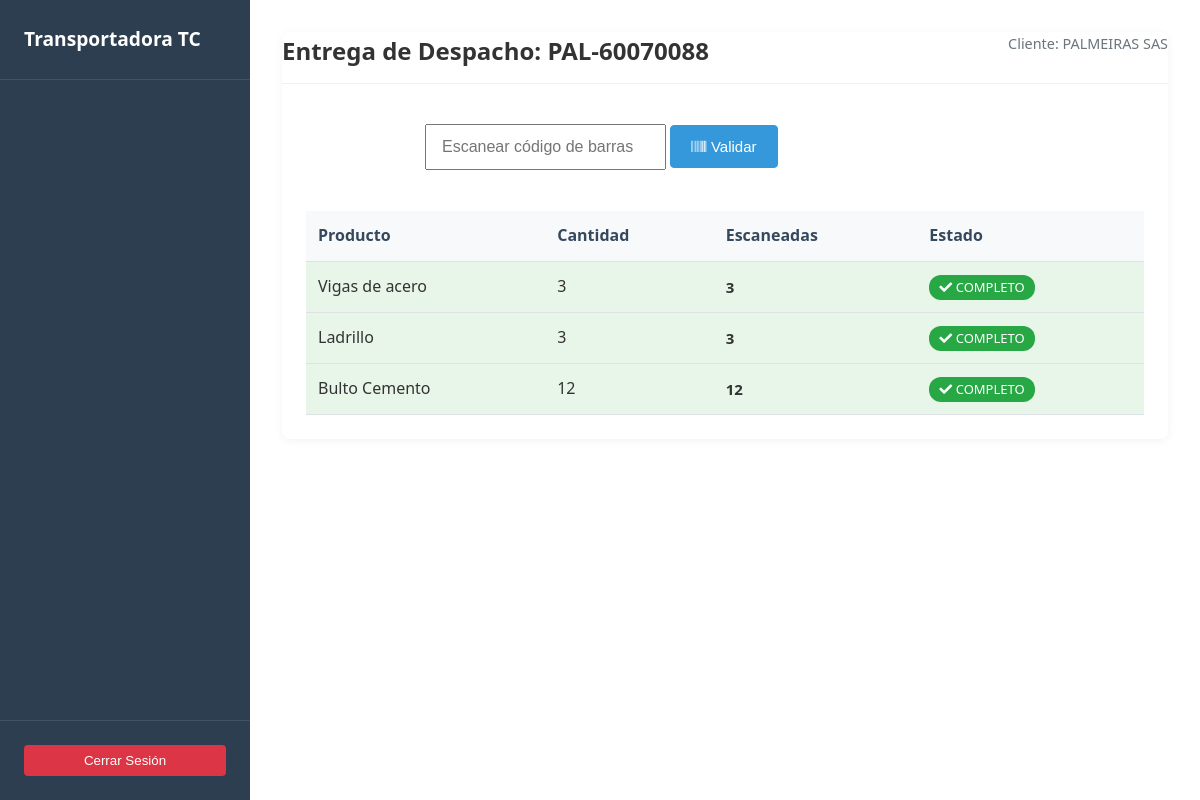
The app's page /despachos/43/realizar-entrega/ with its own data.
### despachos/models.py (models this page shows, shortened)
class Despacho(models.Model):
    ESTADOS = (
        ('BODEGA', 'En bodega'),
        ('RUTA', 'En ruta'),
        ('ENTREGADO', 'Entregado'),
    )
    cliente = models.ForeignKey(Cliente, on_delete=models.CASCADE, related_name='despachos')
    fecha_creacion = models.DateTimeField(auto_now_add=True)
    guia = models.CharField(max_length=20, unique=True, blank=True)
    estado = models.CharField(max_length=20, choices=ESTADOS, default='BODEGA')
    valor_flete = models.DecimalField(max_digits=10, decimal_places=2, blank=True, null=True)
    observaciones = models.TextField(blank=True, null=True)
    placa_camion = models.CharField(max_length=20, default='')
    nombre_conductor = models.CharField(max_length=50, blank=True, null=True, default='')
    escaneo_completado = models.BooleanField(default=False)

class ItemDespacho(models.Model):
    despacho = models.ForeignKey(Despacho, on_delete=models.CASCADE, related_name='items')
    inventario = models.ForeignKey(InventarioCarga, on_delete=models.CASCADE, related_name='items_despacho')
    cantidad = models.PositiveIntegerField()
    valor_unitario = models.DecimalField(max_digits=10, decimal_places=2, blank=True, null=True, default=0)
    escaneado = models.BooleanField(default=False)
    cantidad_escaneada = models.PositiveIntegerField(default=0)

### clientes/models.py (models this page shows, shortened)
class Cliente(models.Model):
    nit = models.CharField(max_length=255, default="", unique=True, blank=False)
    nombre = models.CharField(max_length=255, blank=False)
    email = models.EmailField()
    telefono = models.CharField(max_length=15)
    ciudad = models.CharField(max_length=255)
    direccion = models.CharField(max_length=255)
    proveedores = models.ManyToManyField(Proveedor, related_name="clientes", blank=True)
    fecha_creacion = models.DateTimeField(auto_now_add=True)

### cargas/models.py (models this page shows, shortened)
class InventarioCarga(models.Model):
    carga = models.ForeignKey(Carga, on_delete=models.CASCADE, related_name='inventario')
    producto = models.ForeignKey(Producto, on_delete=models.CASCADE)
    cantidad = models.IntegerField()
    codigo_barras = models.CharField(max_length=100, blank=True, null=True)
    info_legible = models.CharField(max_length=100, blank=True, null=True)
    fecha_generacion_codigo = models.DateTimeField(blank=True, null=True)

class Producto(models.Model):
    nombre = models.CharField(max_length=100)
    descripcion = models.TextField(blank=True, null=True)
    fecha_creacion = models.DateTimeField(auto_now_add=True)

### despachos/views.py (the view)
def realizar_entrega(request, despacho_id):
    despacho = get_object_or_404(Despacho, pk=despacho_id)
    items = despacho.items.all().select_related('inventario__producto')
    context = {
        'despacho': despacho,
        'items': items,
    }
    return render(request, 'despachos/realizar_entrega.html', context)

### main/templatetags/auth_extras.py (called while the page is built)
@register.filter(name='in_group')
def in_group(user, group_name):
    return user.groups.filter(name=group_name).exists()

### despachos/templates/despachos/realizar_entrega.html (shortened to what this page needs)
{% extends 'base.html' %}
{% block content %}
<div class="card">
    <div class="card__header">
        <h2>Entrega de Despacho: {{ despacho.guia }}</h2>
        <p class="text-muted">Cliente: {{ despacho.cliente.nombre }}</p>
    </div>
    <div class="card__body">
        <div class="scanner-container mb-4">
            <div class="input-group">
                <input type="text" id="codigo-barras" class="form-control"
                       placeholder="Escanear código de barras" autofocus>
                <button id="btn-escandear" class="btn btn--primary">
                    <i class="fas fa-barcode"></i> Validar
                </button>
            </div>
        </div>
        <div class="table-responsive">
            <table class="table">
                <thead>
                    <tr>
                        <th>Producto</th>
                        <th>Cantidad</th>
                        <th>Escaneadas</th>
                        <th>Estado</th>
                    </tr>
                </thead>
                <tbody>
                    {% for item in items %}
                    <tr data-item-id="{{ item.id }}" class="{% if item.escaneado %}table-success{% endif %}">
                        <td>{{ item.inventario.producto.nombre }}</td>
                        <td>{{ item.cantidad }}</td>
                        <td class="contador-escaneo" data-item-id="{{ item.id }}">
                            {{ item.cantidad_escaneada }}
                        </td>
                        <td class="estado-escaneo">
                            {% if item.escaneado %}
                                <span class="badge badge-success"><i class="fas fa-check"></i> COMPLETO</span>
                            {% else %}
                                <span class="badge badge-warning"><i class="fas fa-spinner"></i> PENDIENTE</span>
                            {% endif %}
                        </td>
                    </tr>
                    {% endfor %}
                </tbody>
            </table>
        </div>
    </div>
</div>
{% endblock %}

### static/css/styles.css (style rules this page uses)
:root { --primary-color: #2c3e50; --secondary-color: #34495e; --accent-color: #3498db; --success-color: #28a745; --error-color: #dc3545; --warning-color: #ffc107; --info-color: #17a2b8; --text-color: #333; --light-color: #f8f9fa; --dark-color: #343a40; --sidebar-width: 250px; --transition-speed: 0.3s; }
* { margin: 0; padding: 0; box-sizing: border-box; }
body { font-family: 'Segoe UI', Tahoma, Geneva, Verdana, sans-serif; line-height: 1.6; color: var(--text-color); background-color: #f5f5f5; }
.text-muted { color: #6c757d; font-size: 0.9rem; }
.card { background: white; border-radius: 8px; box-shadow: 0 2px 10px rgba(0, 0, 0, 0.05); overflow: hidden; transition: transform 0.3s ease, box-shadow 0.3s ease; }
.card__body { padding: 1.5rem; }
.badge { background-color: var(--accent-color); color: white; padding: 0.3rem 0.6rem; border-radius: 20px; font-size: 0.8rem; font-weight: 600; }
.table-responsive { overflow-x: auto; }
.table { width: 100%; border-collapse: collapse; margin-top: 1rem; }
.table th, .table td { padding: 0.75rem; text-align: left; border-bottom: 1px solid #dee2e6; }
.table th { background-color: #f8f9fa; font-weight: 600; color: var(--secondary-color); }
.btn { display: inline-flex; align-items: center; justify-content: center; padding: 0.375rem 0.75rem; border-radius: 4px; font-size: 0.875rem; font-weight: 500; cursor: pointer; transition: all 0.3s; text-decoration: none; gap: 0.3rem; }
.btn--primary { background-color: var(--accent-color); color: white; border: 1px solid var(--accent-color); }
.card__header { display: flex; justify-content: space-between; align-items: flex-start; margin-bottom: 1rem; padding-bottom: 0.8rem; border-bottom: 1px solid #f0f0f0; }
.badge { display: inline-block; padding: 0.25rem 0.5rem; font-size: 0.75rem; font-weight: 600; line-height: 1; text-align: center; white-space: nowrap; vertical-align: baseline; border-radius: 0.25rem; background-color: var(--accent-color); color: white; }
.badge { display: inline-block; padding: 0.35em 0.65em; font-size: 0.75em; font-weight: 700; line-height: 1; color: white; text-align: center; white-space: nowrap; vertical-align: baseline; border-radius: 0.25rem; }

### despachos/templates/despachos/realizar_entrega.html (style rules this page uses)
.table-success { background-color: #e8f5e9 !important; transition: background-color 0.3s ease; }
.badge { padding: 6px 10px; border-radius: 12px; font-size: 13px; font-weight: 500; }
.badge-success { background-color: #28a745; }
.contador-escaneo { font-weight: bold; text-align: center; font-size: 15px; }
#codigo-barras { font-size: 16px; padding: 12px 15px; }
#btn-escandear { padding: 12px 20px; font-size: 15px; }
.scanner-container { max-width: 600px; margin: 0 auto 25px; }

### records on screen
Despacho: guia "PAL-60070088", cliente.nombre "PALMEIRAS SAS"
ItemDespacho: inventario.producto.nombre "Vigas de acero", cantidad "3", cantidad_escaneada "3", escaneado True (drawn)
ItemDespacho: inventario.producto.nombre "Ladrillo", cantidad "3", cantidad_escaneada "3", escaneado True (drawn)
ItemDespacho: inventario.producto.nombre "Bulto Cemento", cantidad "12", cantidad_escaneada "12", escaneado True (drawn)
